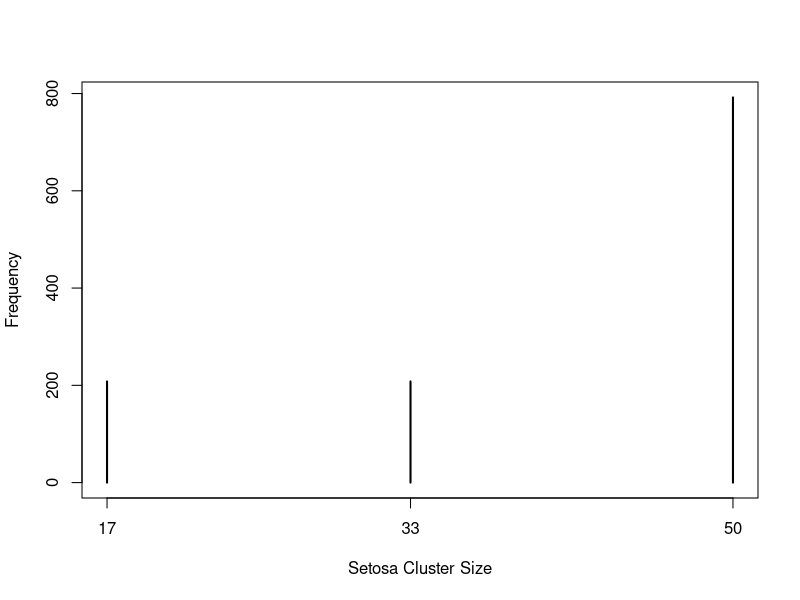
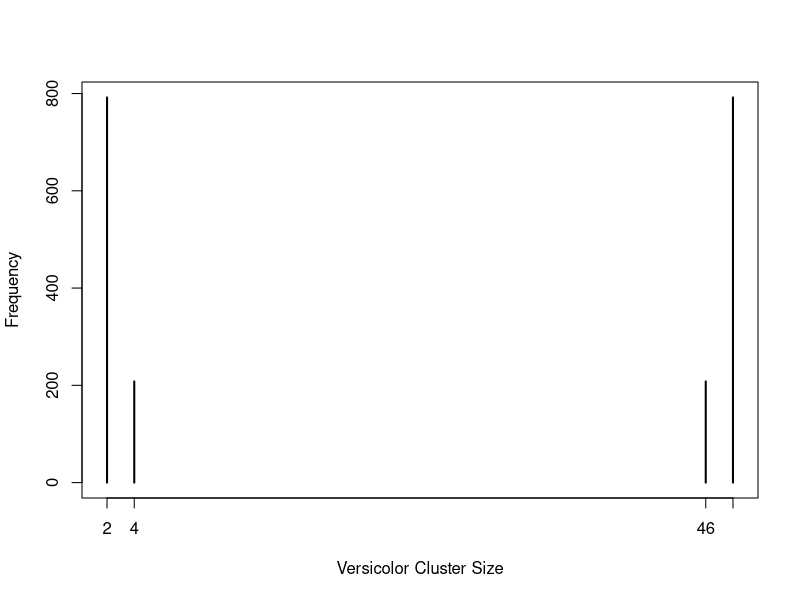
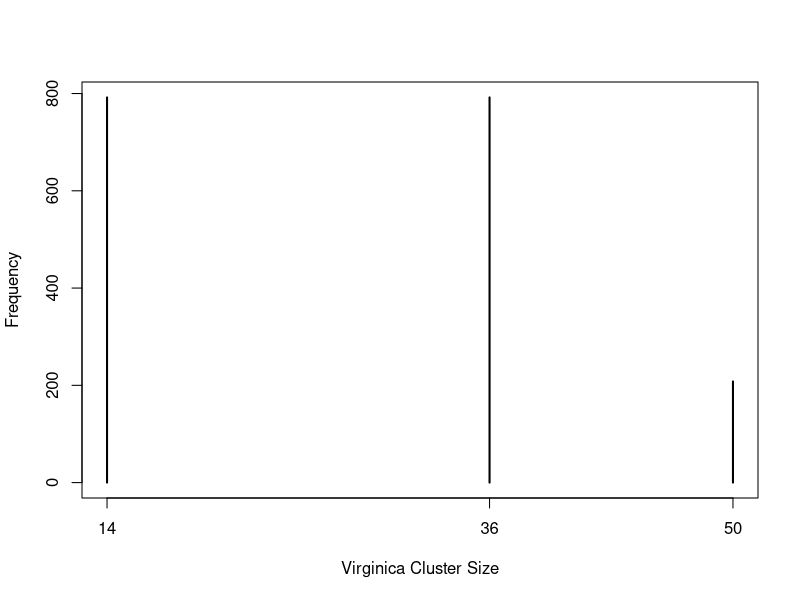
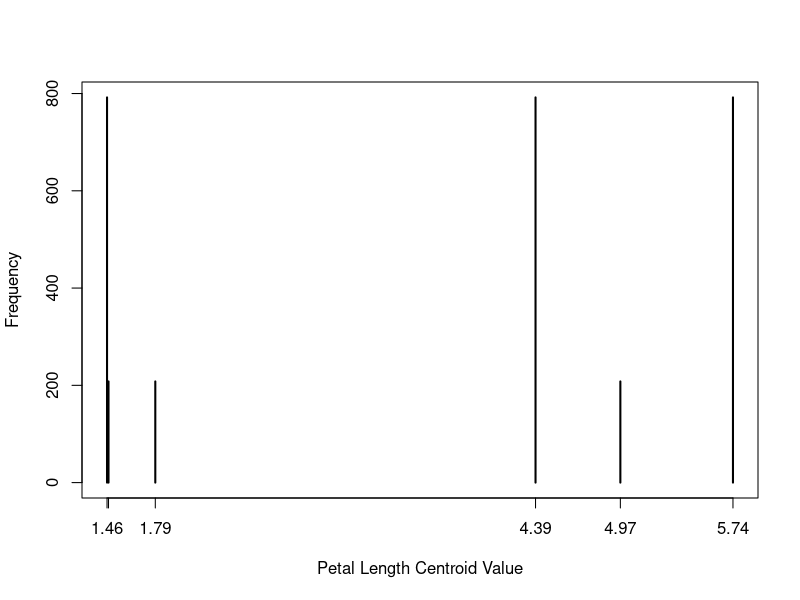
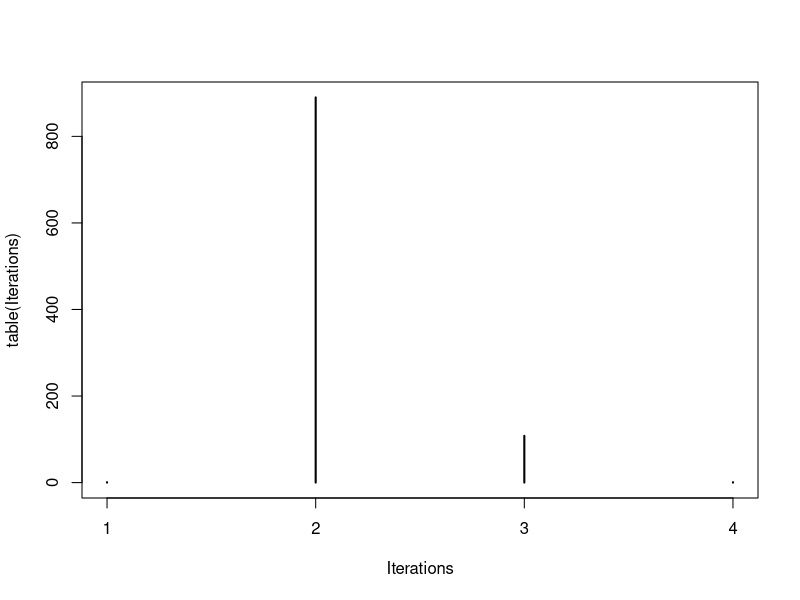

Generate these figures, in order, with R:
Runs = 1:1000

SetosaDistVect = vector()
VersicDistVect = vector()
VirginiDistVect = vector()
CentPetLength = vector()
Iterations = vector()

for (i in Runs){

iris
newiris <- iris
newiris$Species <- NULL
newiris
kc <- kmeans(newiris, 3)
kc
output = table(iris$Species, kc$cluster)

set = output['setosa',]
setsel = set != 0
setosa = set[setsel]
SetosaDistVect = c(SetosaDistVect,setosa)

vers = output['versicolor',]
verssel = vers !=0
versicolor = vers[verssel]
versicolor
VersicDistVect = c(VersicDistVect, versicolor)

virg = output['virginica',]
virgsel = virg !=0
virginica = virg[virgsel]
virginica
VirginiDistVect = c(VirginiDistVect, virginica)

Cents = kc$centers
CPL = Cents[,'Petal.Length']
CentPetLength = c(CentPetLength,CPL)

Iterations = c(Iterations, kc$iter)

}

plot(table(SetosaDistVect),xlab = "Setosa Cluster Size",ylab = "Frequency")
plot(table(VersicDistVect),xlab = "Versicolor Cluster Size",ylab = "Frequency")
plot(table(VirginiDistVect),xlab = "Virginica Cluster Size",ylab = "Frequency")
CPL = format(round(CentPetLength,2))
plot(table(CPL),xlab = "Petal Length Centroid Value",ylab = "Frequency")
plot(table(Iterations))